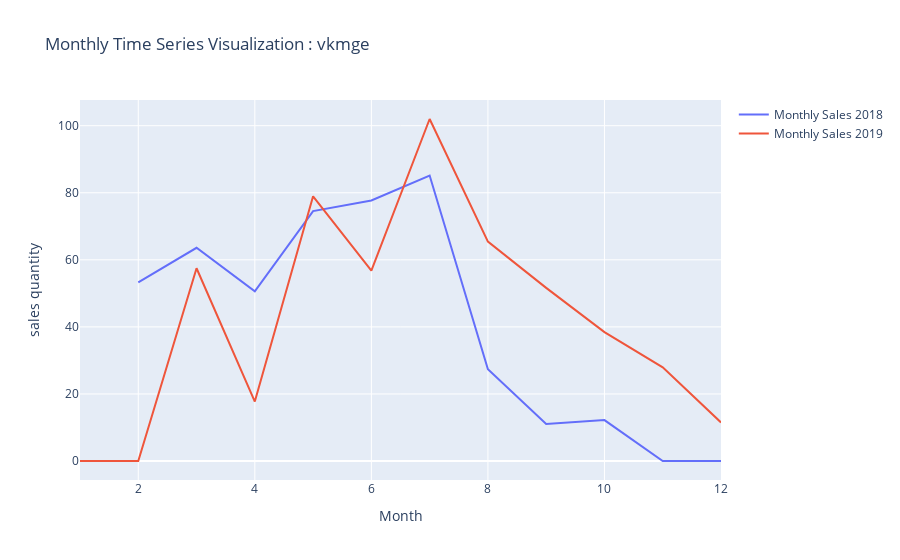

Notebook code cell kept with this figure:
### Markdown cell above
### Analysis Results:
We can see that the amount of sales is increased and by month and then starts decreasing from August.

### Code cell
def vis_year_month(data_season, feat):
    vk_year_month = pd.DataFrame(data_season.groupby(["month","year"])[feat].mean()).reset_index()
    fig = go.Figure()
    fig.add_trace(go.Scatter(x=vk_year_month[vk_year_month["year"]==2018].month, y=vk_year_month[vk_year_month["year"]==2018]\
        [feat], mode = "lines" ,name = "Monthly Sales 2018"))
    fig.add_trace(go.Scatter(x=vk_year_month[vk_year_month["year"]==2019].month, y=vk_year_month[vk_year_month["year"]==2019]\
        [feat], mode = "lines" ,name = "Monthly Sales 2019"))
    fig.update_layout(title=f'Monthly Time Series Visualization : {feat}', xaxis_title='Month', yaxis_title='sales quantity')
    fig.show()
vis_year_month(data_season,"vkmge")

### Figure 1 — Plotly figure (JSON) as saved in the notebook; plotly's stock layout.template omitted (floating-point values rounded to 4 significant figures)
{"data": [{"mode": "lines", "name": "Monthly Sales 2018", "type": "scatter", "x": [2, 3, 4, 5, 6, 7, 8, 9, 10, 11, 12], "y": [53.29, 63.58, 50.6, 74.55, 77.7, 85.13, 27.39, 11.07, 12.19, 0, 0]}, {"mode": "lines", "name": "Monthly Sales 2019", "type": "scatter", "x": [1, 2, 3, 4, 5, 6, 7, 8, 9, 10, 11, 12], "y": [0, 0, 57.48, 17.73, 78.94, 56.8, 102, 65.42, 51.63, 38.45, 27.93, 11.5]}], "layout": {"title": {"text": "Monthly Time Series Visualization : vkmge"}, "xaxis": {"title": {"text": "Month"}}, "yaxis": {"title": {"text": "sales quantity"}}}}
